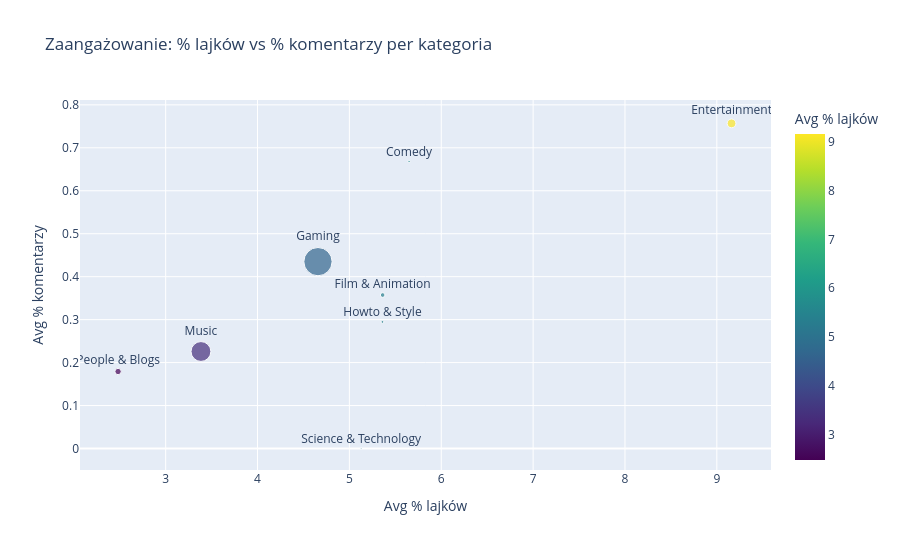

Here is the notebook cell this chart was saved with:
### Code cell
# ── Wykres 6: Zaangażowanie (like ratio) per kategoria ───────────────────────
df_eng = con.execute("""
SELECT c.category_name,
       ROUND(AVG(f.like_ratio)    * 100, 3) AS avg_like_pct,
       ROUND(AVG(f.comment_ratio) * 100, 4) AS avg_comment_pct,
       COUNT(*) AS filmy
FROM fact_videos f
JOIN dim_category c USING (category_id)
WHERE f.view_count > 50000
GROUP BY c.category_name
ORDER BY avg_like_pct DESC
""").fetchdf()

fig = px.scatter(
    df_eng,
    x="avg_like_pct", y="avg_comment_pct",
    size="filmy", text="category_name",
    title="Zaangażowanie: % lajków vs % komentarzy per kategoria",
    labels={"avg_like_pct": "Avg % lajków", "avg_comment_pct": "Avg % komentarzy"},
    color="avg_like_pct", color_continuous_scale="Viridis"
)
fig.update_traces(textposition="top center")
fig.update_layout(height=550, showlegend=False)
fig.show()

### Figure 1 — Plotly figure (JSON) as saved in the notebook; plotly's stock layout.template omitted (floating-point values rounded to 4 significant figures)
{"data": [{"hovertemplate": "Avg % lajków=%{marker.color}<br>Avg % komentarzy=%{y}<br>filmy=%{marker.size}<br>category_name=%{text}<extra></extra>", "legendgroup": "", "marker": {"color": [9.16, 5.65, 5.362, 5.36, 5.128, 4.658, 3.384, 2.482], "coloraxis": "coloraxis", "size": [29, 2, 8, 3, 1, 301, 148, 15], "sizemode": "area", "sizeref": 0.7525, "symbol": "circle"}, "mode": "markers+text", "name": "", "orientation": "v", "showlegend": false, "text": ["Entertainment", "Comedy", "Film & Animation", "Howto & Style", "Science & Technology", "Gaming", "Music", "People & Blogs"], "textposition": "top center", "type": "scatter", "x": [9.16, 5.65, 5.362, 5.36, 5.128, 4.658, 3.384, 2.482], "xaxis": "x", "y": [0.7568, 0.6681, 0.3573, 0.2947, 0.0, 0.435, 0.2258, 0.1792], "yaxis": "y"}], "layout": {"coloraxis": {"colorbar": {"title": {"text": "Avg % lajków"}}, "colorscale": [[0, "#440154"], [0.1111, "#482878"], [0.2222, "#3e4989"], [0.3333, "#31688e"], [0.4444, "#26828e"], [0.5556, "#1f9e89"], [0.6667, "#35b779"], [0.7778, "#6ece58"], [0.8889, "#b5de2b"], [1, "#fde725"]]}, "height": 550, "legend": {"itemsizing": "constant", "tracegroupgap": 0}, "showlegend": false, "title": {"text": "Zaangażowanie: % lajków vs % komentarzy per kategoria"}, "xaxis": {"anchor": "y", "domain": [0, 1], "title": {"text": "Avg % lajków"}}, "yaxis": {"anchor": "x", "domain": [0, 1], "title": {"text": "Avg % komentarzy"}}}}
